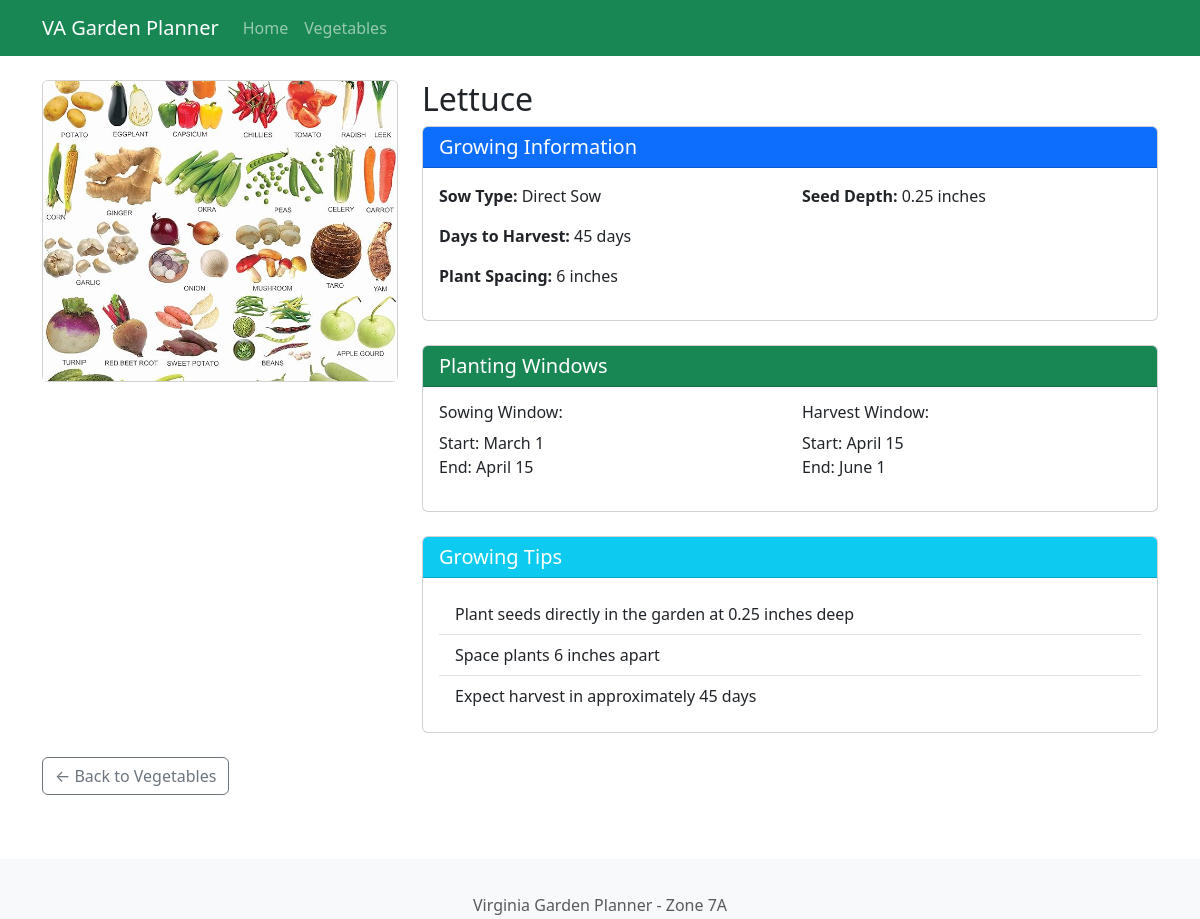
Page /vegetable/28 on the committed database.
### tables this page shows
CREATE TABLE vegetables (
            id INTEGER PRIMARY KEY AUTOINCREMENT,
            name TEXT NOT NULL,
            sow_type TEXT NOT NULL,
            days_to_harvest INTEGER,
            plant_spacing INTEGER,
            seed_depth FLOAT,
            sow_start_date TEXT,
            sow_end_date TEXT,
            harvest_start_date TEXT,
            harvest_end_date TEXT,
            image_url TEXT
        );

### app.py (the view)
@app.route("/vegetable/<int:id>")
def vegetable_detail(id):
    with sqlite3.connect("garden.db") as conn:
        conn.row_factory = sqlite3.Row
        c = conn.cursor()
        c.execute("SELECT * FROM vegetables WHERE id = ?", (id,))
        vegetable = c.fetchone()
    return render_template("vegetable_detail.html", vegetable=vegetable)

### templates/vegetable_detail.html (shortened to what this page needs)
{% extends "base.html" %}
{% block content %}
<div class="row">
    <div class="col-md-4 mb-4">
        <div class="card">
            {% if vegetable['image_url'] %}
                <img src="{{ vegetable['image_url'] }}" class="card-img-top" alt="{{ vegetable['name'] }}" style="height: 300px; object-fit: cover;">
            {% else %}
                <div class="card-img-top bg-light d-flex align-items-center justify-content-center" style="height: 300px;">
                    <span class="text-muted">No image available</span>
                </div>
            {% endif %}
        </div>
    </div>
    <div class="col-md-8">
        <h2>{{ vegetable['name'] }}</h2>
        <div class="card mb-4">
            <div class="card-header bg-primary text-white">
                <h5 class="card-title mb-0">Growing Information</h5>
            </div>
            <div class="card-body">
                <div class="row">
                    <div class="col-md-6">
                        <p><strong>Sow Type:</strong> {{ vegetable['sow_type'] }}</p>
                        <p><strong>Days to Harvest:</strong> {{ vegetable['days_to_harvest'] }} days</p>
                        <p><strong>Plant Spacing:</strong> {{ vegetable['plant_spacing'] }} inches</p>
                    </div>
                    <div class="col-md-6">
                        {% if vegetable['seed_depth'] %}
                            <p><strong>Seed Depth:</strong> {{ vegetable['seed_depth'] }} inches</p>
                        {% endif %}
                    </div>
                </div>
            </div>
        </div>
        <div class="card mb-4">
            <div class="card-header bg-success text-white">
                <h5 class="card-title mb-0">Planting Windows</h5>
            </div>
            <div class="card-body">
                <div class="row">
                    <div class="col-md-6">
                        <h6>Sowing Window:</h6>
                        <p>
                            Start: {{ vegetable['sow_start_date'] }}<br>
                            End: {{ vegetable['sow_end_date'] }}
                        </p>
                    </div>
                    <div class="col-md-6">
                        <h6>Harvest Window:</h6>
                        <p>
                            Start: {{ vegetable['harvest_start_date'] }}<br>
                            End: {{ vegetable['harvest_end_date'] }}
                        </p>
                    </div>
                </div>
            </div>
        </div>
        <div class="card">
            <div class="card-header bg-info text-white">
                <h5 class="card-title mb-0">Growing Tips</h5>
            </div>
            <div class="card-body">
                <ul class="list-group list-group-flush">
                    {% if vegetable['sow_type'] == "Direct Sow" %}
                        <li class="list-group-item">Plant seeds directly in the garden at {{ vegetable['seed_depth'] }} inches deep</li>
                        <li class="list-group-item">Space plants {{ vegetable['plant_spacing'] }} inches apart</li>
                        <li class="list-group-item">Expect harvest in approximately {{ vegetable['days_to_harvest'] }} days</li>
                    {% endif %}
                </ul>
            </div>
        </div>
    </div>
</div>
<div class="row mt-4">
    <div class="col">
        <a href="{{ url_for('vegetables') }}" class="btn btn-outline-secondary">
            &larr; Back to Vegetables
        </a>
    </div>
</div>
{% endblock %}

### static/css/style.css (style rules this page uses)
html { position: relative; min-height: 100%; }
body { margin-bottom: 60px; }
.card { transition: transform 0.2s ease-in-out; }

### rows in the picture
vegetables: name "Lettuce", sow_type "Direct Sow", days_to_harvest "45", plant_spacing "6", seed_depth "0.25", sow_start_date "March 1", sow_end_date "April 15", harvest_start_date "April 15", harvest_end_date "June 1"
